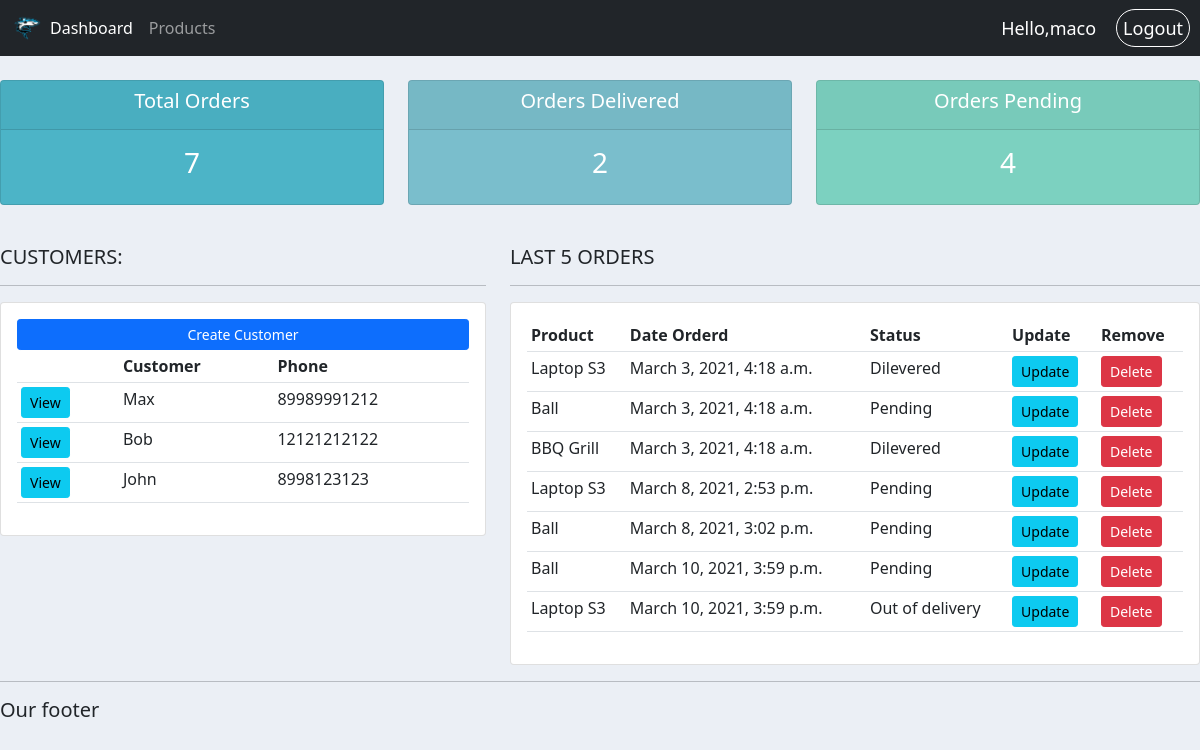
The app's page / (signed in) with its own data.
### accounts/models.py (models this page shows, shortened)
class Customer(models.Model):
	name = models.CharField(max_length=200, null=True)
	phone = models.CharField(max_length=200, null=True)
	email = models.CharField(max_length=200, null=True)
	date_created = models.DateTimeField(auto_now_add=True)

class Order(models.Model):
	STATUS = (
			('Pending', 'Pending'),
			('Out of delivery', 'Out of delivery'),
			('Dilevered', 'Dilevered'),
		)
	customer = models.ForeignKey(Customer, null=True, on_delete=models.SET_NULL)
	product = models.ForeignKey(Product, null=True, on_delete=models.SET_NULL)
	date_created = models.DateTimeField(auto_now_add=True)
	status = models.CharField(max_length=200, null=True, choices=STATUS)

class Product(models.Model):
	CATAGORY = (
			('Indoor', 'Indoor'),
			('Outdoor', 'Outdoor'),
		)
	name = models.CharField(max_length=200, null=True)
	price = models.FloatField(null=True)
	description = models.CharField(max_length=200, null=True, blank=True)
	date_created = models.DateTimeField(auto_now_add=True)
	category = models.CharField(max_length=200, null=True, choices=CATAGORY)
	tags = models.ManyToManyField(Tag)
	def __str__ (self):
		return self.name

### accounts/views.py (the view)
# urls.py: path('', views.home, name="home"),
@login_required(login_url='login')
def home(request):
	orders = Order.objects.all()
	customers = Customer.objects.all()
	total_orders = orders.count()
	delivered = orders.filter(status="Dilevered").count()
	pending = orders.filter(status="Pending").count()
	context = {
			'orders': orders,
			'customers': customers,
			'total_orders': total_orders,
			'delivered': delivered,
			'pending': pending,
		}
	return render(request, 'accounts/dashboard.html',context)

### accounts/templates/accounts/dashboard.html
{% extends 'accounts/main.html' %}
{% block content %}
{% include 'accounts/status.html' %}
<br>
<div class="row">
  <div class="col-md-5">
  <h5>CUSTOMERS:</h5>
  <hr>
  <div class="card card-body">
   <a class="btn btn-primary  btn-sm btn-block" href="">Create Customer</a>
   <table class="table table-sm">
    <tr>
      <th></th>
     <th>Customer</th>
     <th>Phone</th>
    </tr>
    {% for customer in customers%}
      <tr>
        <td><a class="btn btn-sm btn-info" href="{% url 'customer' customer.id %}">View</a></td>
        <td>{{customer.name}}</td>
        <td>{{customer.phone}}</td>
      </tr>
    {% endfor%}
   </table>
  </div>
 </div>
 <div class="col-md-7">
  <h5>LAST 5 ORDERS</h5>
  <hr>
  <div class="card card-body">
   <table class="table table-sm">
    <tr>
     <th>Product</th>
     <th>Date Orderd</th>
     <th>Status</th>
     <th>Update</th>
     <th>Remove</th>
    </tr>
    {% for order in orders %}
      <tr>
        <td>{{order.product}}</td>
        <td>{{order.date_created}}</td>
        <td>{{order.status}}</td>
        <td><a class="btn btn-sm btn-info" href="{% url 'update_order' order.id %}">Update</a></td>
        <td><a class="btn btn-sm btn-danger" href="{% url 'delete_order' order.id %}">Delete</a></td>
      </tr>
    {% endfor %}
   </table>
  </div>
 </div>
</div>
{% endblock %}

### accounts/templates/accounts/navbar.html (shortened to what this page needs)
{% load static %}
<nav class="navbar navbar-expand-lg navbar-dark bg-dark">
  <div class="container-fluid">
    <img src="{% static 'images/logo.png' %}" id="logo">
    <div class="collapse navbar-collapse" id="navbarNav">
      <ul class="navbar-nav">
        <li class="nav-item">
          <a class="nav-link active" aria-current="page" href="{% url 'home' %}">Dashboard</a>
        </li>
        <li class="nav-item">
          <a class="nav-link" href="{% url 'products'%}">Products</a>
        </li>
      </ul>
    </div>
  </div>
  <span class='great-message'>Hello,{{request.user}} </span>
  <span><a class ="logout" href="{% url 'logout' %}"> Logout</a></span>
</nav>

### static/css/main.css (style rules this page uses)
#logo { width: 30px; height: auto; }
body { background: #ebeff5; }

### accounts/templates/accounts/navbar.html (style rules this page uses)
.great-message { color:white; font-size: 18px; padding-right: 20px; }
.logout { text-decoration: none; color:white; padding:6px; font-size: 18px; margin-right: 10px; border: 1px solid white; border-radius: 20px; }

### records on screen
Customer: name "Max", phone "89989991212"
Customer: name "Bob", phone "12121212122"
Customer: name "John", phone "8998123123"
Order: product "Laptop S3", date_created "March 3, 2021, 4:18 a.m.", status "Dilevered"
Order: product "Ball", date_created "March 3, 2021, 4:18 a.m.", status "Pending"
Order: product "BBQ Grill", date_created "March 3, 2021, 4:18 a.m.", status "Dilevered"
Order: product "Laptop S3", date_created "March 8, 2021, 2:53 p.m.", status "Pending"
Order: product "Ball", date_created "March 8, 2021, 3:02 p.m.", status "Pending"
Order: product "Ball", date_created "March 10, 2021, 3:59 p.m.", status "Pending"
Order: product "Laptop S3", date_created "March 10, 2021, 3:59 p.m.", status "Out of delivery"

### other values on screen
{{ request.user }} "maco"
{{ total_orders }} "7"
{{ delivered }} "2"
{{ pending }} "4"
